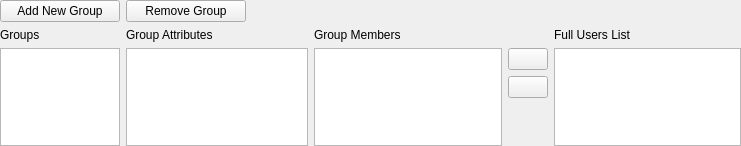
<?xml version="1.0" encoding="UTF-8"?>
<ui version="4.0">
 <class>GroupsAdminForm</class>
 <widget class="QWidget" name="GroupsAdminForm">
  <property name="geometry">
   <rect>
    <x>0</x>
    <y>0</y>
    <width>741</width>
    <height>146</height>
   </rect>
  </property>
  <property name="windowTitle">
   <string>Form</string>
  </property>
  <layout class="QGridLayout" name="gridLayout">
   <property name="leftMargin">
    <number>0</number>
   </property>
   <property name="topMargin">
    <number>0</number>
   </property>
   <property name="rightMargin">
    <number>0</number>
   </property>
   <property name="bottomMargin">
    <number>0</number>
   </property>
   <item row="0" column="0">
    <widget class="QPushButton" name="pushButtonNew">
     <property name="minimumSize">
      <size>
       <width>120</width>
       <height>0</height>
      </size>
     </property>
     <property name="maximumSize">
      <size>
       <width>16777215</width>
       <height>16777215</height>
      </size>
     </property>
     <property name="text">
      <string>Add New Group</string>
     </property>
    </widget>
   </item>
   <item row="0" column="1">
    <widget class="QPushButton" name="pushButtonDelete">
     <property name="minimumSize">
      <size>
       <width>120</width>
       <height>0</height>
      </size>
     </property>
     <property name="maximumSize">
      <size>
       <width>16777215</width>
       <height>16777215</height>
      </size>
     </property>
     <property name="text">
      <string>Remove Group</string>
     </property>
    </widget>
   </item>
   <item row="0" column="2" colspan="4">
    <spacer name="horizontalSpacer">
     <property name="orientation">
      <enum>Qt::Horizontal</enum>
     </property>
     <property name="sizeHint" stdset="0">
      <size>
       <width>486</width>
       <height>20</height>
      </size>
     </property>
    </spacer>
   </item>
   <item row="1" column="0">
    <widget class="QLabel" name="label_4">
     <property name="text">
      <string>Groups</string>
     </property>
    </widget>
   </item>
   <item row="1" column="1">
    <widget class="QLabel" name="label_2">
     <property name="text">
      <string>Group Attributes</string>
     </property>
    </widget>
   </item>
   <item row="1" column="3">
    <widget class="QLabel" name="label_3">
     <property name="text">
      <string>Group Members</string>
     </property>
    </widget>
   </item>
   <item row="1" column="5">
    <widget class="QLabel" name="label">
     <property name="text">
      <string>Full Users List</string>
     </property>
    </widget>
   </item>
   <item row="2" column="0" rowspan="3">
    <widget class="QListWidget" name="listWidgetGroups">
     <property name="maximumSize">
      <size>
       <width>170</width>
       <height>16777215</height>
      </size>
     </property>
     <property name="alternatingRowColors">
      <bool>true</bool>
     </property>
    </widget>
   </item>
   <item row="2" column="1" rowspan="3" colspan="2">
    <widget class="QTableWidget" name="tableWidgetGroupAttribute">
     <property name="alternatingRowColors">
      <bool>true</bool>
     </property>
     <attribute name="horizontalHeaderDefaultSectionSize">
      <number>20</number>
     </attribute>
     <attribute name="horizontalHeaderShowSortIndicator" stdset="0">
      <bool>false</bool>
     </attribute>
     <attribute name="verticalHeaderDefaultSectionSize">
      <number>20</number>
     </attribute>
    </widget>
   </item>
   <item row="2" column="3" rowspan="3">
    <widget class="QListWidget" name="listWidgetGroupUsers">
     <property name="alternatingRowColors">
      <bool>true</bool>
     </property>
    </widget>
   </item>
   <item row="2" column="4">
    <widget class="QPushButton" name="pushButtonAddUsers">
     <property name="text">
      <string/>
     </property>
     <property name="icon">
      <iconset resource="resources/da_galaxy.qrc">
       <normaloff>:/icons/arrow_left.png</normaloff>:/icons/arrow_left.png</iconset>
     </property>
    </widget>
   </item>
   <item row="2" column="5" rowspan="3">
    <widget class="QListWidget" name="listWidgetAllUsers">
     <property name="alternatingRowColors">
      <bool>true</bool>
     </property>
    </widget>
   </item>
   <item row="3" column="4">
    <widget class="QPushButton" name="pushButtonRemoveUsers">
     <property name="text">
      <string/>
     </property>
     <property name="icon">
      <iconset resource="resources/da_galaxy.qrc">
       <normaloff>:/icons/arrow_right.png</normaloff>:/icons/arrow_right.png</iconset>
     </property>
    </widget>
   </item>
   <item row="4" column="4">
    <spacer name="verticalSpacer">
     <property name="orientation">
      <enum>Qt::Vertical</enum>
     </property>
     <property name="sizeHint" stdset="0">
      <size>
       <width>20</width>
       <height>40</height>
      </size>
     </property>
    </spacer>
   </item>
  </layout>
 </widget>
 <resources>
  <include location="resources/da_galaxy.qrc"/>
 </resources>
 <connections/>
</ui>
